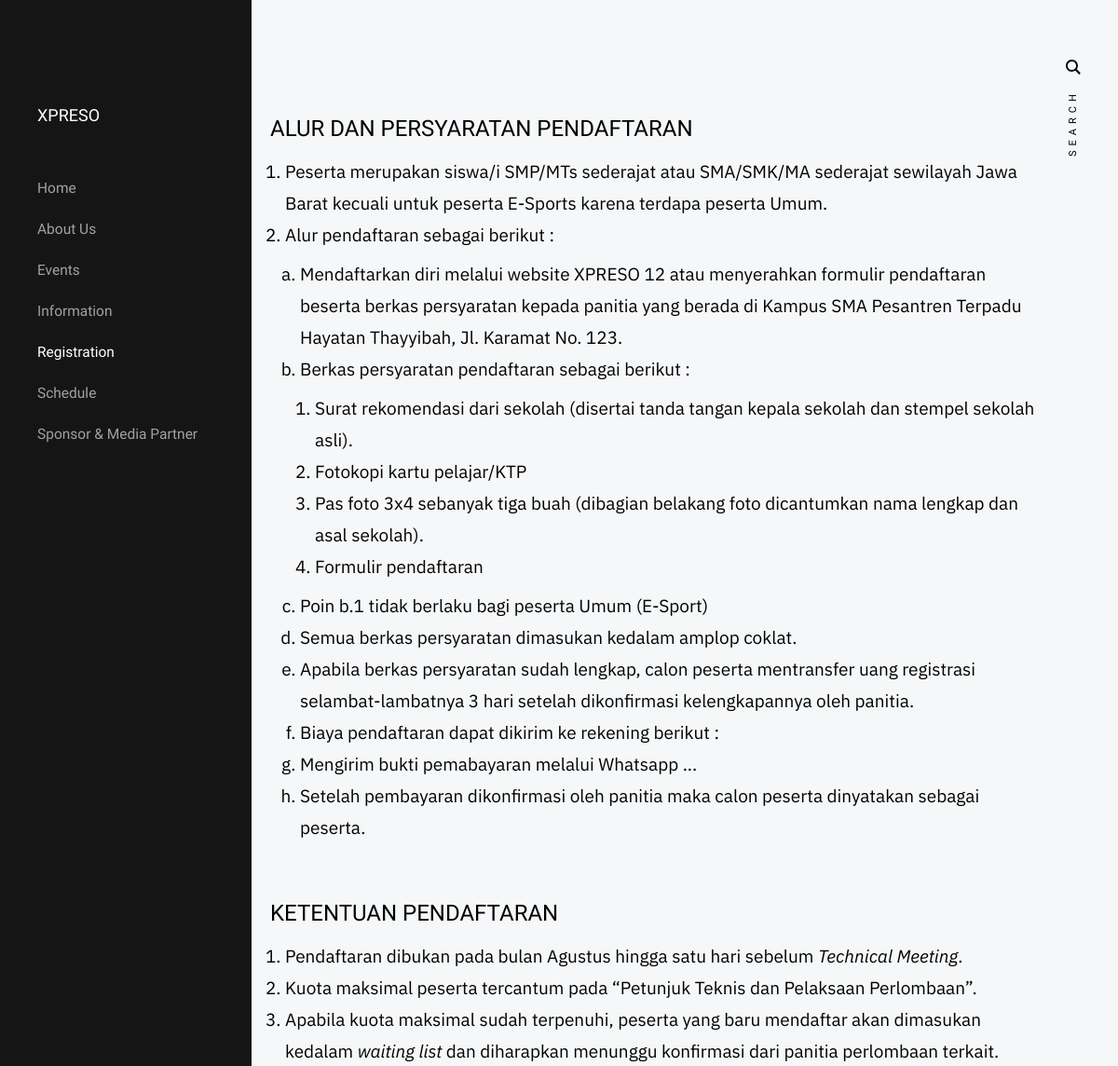
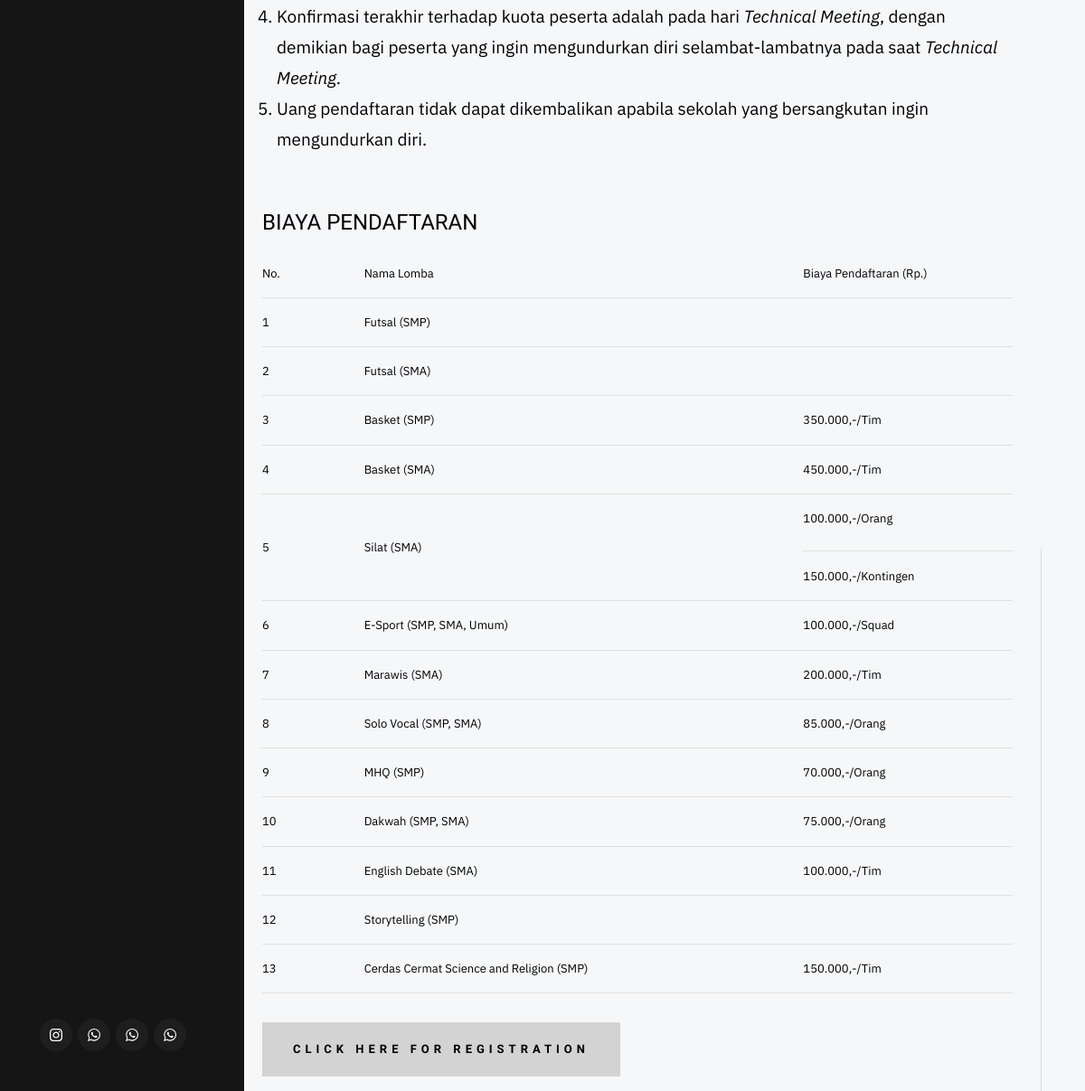
/index.php/registration, run on the app's committed database (2 pictures, top to bottom).
### tables this page shows
CREATE TABLE `biaya_lomba` (
  `id` int(10) NOT NULL,
  `nama_lomba` varchar(255) NOT NULL,
  `biaya` varchar(255) DEFAULT NULL,
  `row` varchar(10) NOT NULL,
  `sub_harga` varchar(200) DEFAULT NULL
);

### application/controllers/Registration.php (called while the page is built, shortened)
<?php
class Registration extends CI_Controller{
	public function __construct()
	{
		$this->load->model('M_reg');
		$this->load->library('form_validation');
	}
	public function index()
	{
		$data['lomba']=$this->M_reg->lomba()->result_array();
		$data['title'] = 'XPRESO - Registration';
		$data['biaya'] = $this->M_reg->biaya();
		$this->form_validation->set_rules('cName','Nama Lengkap','trim|required');
		$this->form_validation->set_rules('cEmail','Alamat Email','trim|required|valid_email');
		$this->form_validation->set_rules('cGender','Jenis Kelamin','trim|required');
		$this->form_validation->set_rules('cDateBirth','Tanggal Lahir','trim|required');
		$this->form_validation->set_rules('cAdress','Alamat','trim|required');
		$this->form_validation->set_rules('cPhone','No Telpon','trim|required|numeric');
		$this->form_validation->set_rules('cLomba','Mata lomba','trim|required');
		$this->form_validation->set_rules('cLagu','Lagu Pilihan','trim');
		$this->form_validation->set_rules('cAsal','Asal Sekolah','trim|required');
		$this->form_validation->set_rules('cNoSekolah','No Telp. Sekolah','trim|required|numeric');
		$this->form_validation->set_rules('cNamaPembina','Nama Pembina','trim|required');
		$this->form_validation->set_rules('cNoPembina','No Telp. Pembina','trim|required|numeric');
		if($this->form_validation->run()==false){
		$this->load->view('registration',$data);
		}else{
			$this->M_reg->daftar();
			redirect(base_url(),'refresh');
		}
	}
}

### index.php (called while the page is built, shortened)
<?php
require_once BASEPATH.'core/CodeIgniter.php';

### application/models/M_reg.php (called while the page is built, shortened)
<?php
class M_reg extends CI_Model {
    public function biaya()
    {
        return $this->db->get('biaya_lomba')->result_array();
	}
}

### application/views/registration.php (the view, shortened to what this page needs)
<!DOCTYPE html>
<html class="no-js" lang="en">
<head>
	<link rel="stylesheet" href="<?= base_url('assets/css/base.css');  ?>">
<link rel="stylesheet" href="<?= base_url('assets/css/vendor.css');  ?>">
<link rel="stylesheet" href="<?= base_url('assets/css/main.css');  ?>">
<link rel="stylesheet" href="<?= base_url('assets/css/style.css');?>">
</head>
<body>
<div id="top" class="s-wrap site-wrapper">
	<header class="s-header">
	<div class="header__top">
		<div class="header__logo">
			<a class="site-logo" href="<?= base_url();?>"><h5 style="color: white">XPRESO</h5></a>
		</div>
	</div>
	<nav class="header__nav-wrap">
	<ul class="header__nav">
		<li>
			<a href="welcome" title="">Home</a>
		</li>
        <li>
			<a href="about" title="">About Us</a>
		</li>
		<li>
			<a href="events" title="">Events</a>
		</li>
		<li>
			<a href="information" title="">Information</a>
        </li>
        <li class="current">
            <a href="registration">Registration</a>
        </li>
        <li>
            <a href="schedule">Schedule</a>
        </li>
        <li>
            <a href="sponsor">Sponsor & Media Partner</a>
        </li>
	</ul>
	<ul class="header__social">
		<li class="ss-instagram">
			<a href="https://instagram.com/official.xpreso/"><span class="screen-reader-text">Instagram</span></a>
		</li>
		<li class="ss-whatsapp">
			<a href="#0"><span class="screen-reader-text">WhatsApp</span></a>
		</li>
		<li class="ss-whatsapp">
			<a href="#0"><span class="screen-reader-text">WhatsApp</span></a>
		</li>
		<li class="ss-whatsapp">
			<a href="#0"><span class="screen-reader-text">WhatsApp</span></a>
		</li>
	</ul>
	</nav>
	</header>
	<div class="s-content">
<h3> ALUR DAN PERSYARATAN PENDAFTARAN </h3>
	<ol>
		<li>Peserta merupakan siswa/i SMP/MTs sederajat atau SMA/SMK/MA sederajat sewilayah Jawa Barat kecuali untuk peserta E-Sports karena terdapa peserta Umum.</li>
		<li>Alur pendaftaran sebagai berikut :
			<ol style="list-style-type: lower-alpha">
				<li>Mendaftarkan diri melalui website XPRESO 12 atau menyerahkan formulir pendaftaran beserta berkas persyaratan kepada panitia yang berada di Kampus SMA Pesantren Terpadu Hayatan Thayyibah, Jl. Karamat No. 123.</li>
				<li>Berkas persyaratan pendaftaran sebagai berikut :
					<ol>
						<li>Surat rekomendasi dari sekolah (disertai tanda tangan kepala sekolah dan stempel sekolah asli).</li>
						<li>Fotokopi kartu pelajar/KTP</li>
						<li>Pas foto 3x4 sebanyak tiga buah (dibagian belakang foto dicantumkan nama lengkap dan asal sekolah).</li>
						<li>Formulir pendaftaran</li>
					</ol>
				</li>
				<li>Poin b.1 tidak berlaku bagi peserta Umum (E-Sport)</li>
				<li>Semua berkas persyaratan dimasukan kedalam amplop coklat.</li>
				<li>Apabila berkas persyaratan sudah lengkap, calon peserta mentransfer uang registrasi selambat-lambatnya 3 hari setelah dikonfirmasi kelengkapannya oleh panitia.</li>
				<li>Biaya pendaftaran dapat dikirim ke rekening berikut :</li>
				<li>Mengirim bukti pemabayaran melalui Whatsapp ...</li>
				<li>Setelah pembayaran dikonfirmasi oleh panitia maka calon peserta dinyatakan sebagai peserta.</li>
			</ol>
		</li>
	</ol>
<h3>KETENTUAN PENDAFTARAN </h3>
		<ol>
			<li>Pendaftaran dibukan pada bulan Agustus hingga satu hari sebelum <i>Technical Meeting</i>. </li>
			<li>Kuota maksimal peserta tercantum pada “Petunjuk Teknis dan Pelaksaan Perlombaan”. </li>
			<li>Apabila kuota maksimal sudah terpenuhi, peserta yang baru mendaftar akan dimasukan kedalam <i>waiting list</i> dan diharapkan menunggu konfirmasi dari panitia perlombaan terkait. </li>
			<li>Konfirmasi terakhir terhadap kuota peserta adalah pada hari <i>Technical Meeting</i>, dengan demikian bagi peserta yang ingin mengundurkan diri selambat-lambatnya pada saat <i>Technical Meeting</i>. </li>
			<li>Uang pendaftaran tidak dapat dikembalikan apabila sekolah yang bersangkutan ingin mengundurkan diri. </li>
		</ol>
<h3>BIAYA PENDAFTARAN</h3>
<table>
	<td>No.</td>
	<td>Nama Lomba</td>
	<td>Biaya Pendaftaran (Rp.)</td>
	<?php
	$no =1;
	foreach ($biaya as $b):
	?>
<tr>
	<td><?= $no++?></td>
	<td><?= $b['nama_lomba']?></td>
	<td><?= $b['biaya'] .$b['row']. $b['sub_harga'] ?></td>
</tr>
<?php endforeach;?>
</table>
<button id="myBtn">CLICK HERE FOR REGISTRATION</button>
	</div>
</div>
</body>

### assets/css/base.css (style rules this page uses)
html { line-height: 1.15; -webkit-text-size-adjust: 100%; }
body { margin: 0; }
hr { box-sizing: content-box; height: 0; overflow: visible; }
a { background-color: transparent; }
button, input, optgroup, select, textarea { font-family: inherit; font-size: 100%; line-height: 1.15; margin: 0; }
button, input { overflow: visible; }
button, select { text-transform: none; }
button, [type="button"], [type="reset"], [type="submit"] { -webkit-appearance: button; }
html { font-size: 62.5%; box-sizing: border-box; }
*, *::before, *::after { box-sizing: inherit; }
body { font-weight: normal; line-height: 1; word-wrap: break-word; -moz-font-smoothing: grayscale; -moz-osx-font-smoothing: grayscale; -webkit-font-smoothing: antialiased; -webkit-overflow-scrolling: touch; -webkit-text-size-adjust: none; }
div, dl, dt, dd, ul, ol, li, h1, h2, h3, h4, h5, h6, pre, form, p, blockquote, th, td { margin: 0; padding: 0; }
em, i { font-style: italic; line-height: inherit; }
ol, ul { list-style: none; }
li { display: block; }
a { text-decoration: none; line-height: inherit; }

### data on the page
biaya_lomba: nama_lomba "Futsal (SMP)"
biaya_lomba: nama_lomba "Futsal (SMA)"
biaya_lomba: nama_lomba "Basket (SMP)", biaya "350.000,-/Tim"
biaya_lomba: nama_lomba "Basket (SMA)", biaya "450.000,-/Tim"
biaya_lomba: nama_lomba "Silat (SMA)", biaya "100.000,-/Orang", sub_harga "150.000,-/Kontingen"
biaya_lomba: nama_lomba "E-Sport (SMP, SMA, Umum)", biaya "100.000,-/Squad"
biaya_lomba: nama_lomba "Marawis (SMA)", biaya "200.000,-/Tim"
biaya_lomba: nama_lomba "Solo Vocal (SMP, SMA)", biaya "85.000,-/Orang"
biaya_lomba: nama_lomba "MHQ (SMP)", biaya "70.000,-/Orang"
biaya_lomba: nama_lomba "Dakwah (SMP, SMA)", biaya "75.000,-/Orang"
biaya_lomba: nama_lomba "English Debate (SMA)", biaya "100.000,-/Tim"
biaya_lomba: nama_lomba "Storytelling (SMP)"
biaya_lomba: nama_lomba "Cerdas Cermat Science and Religion (SMP)", biaya "150.000,-/Tim"
